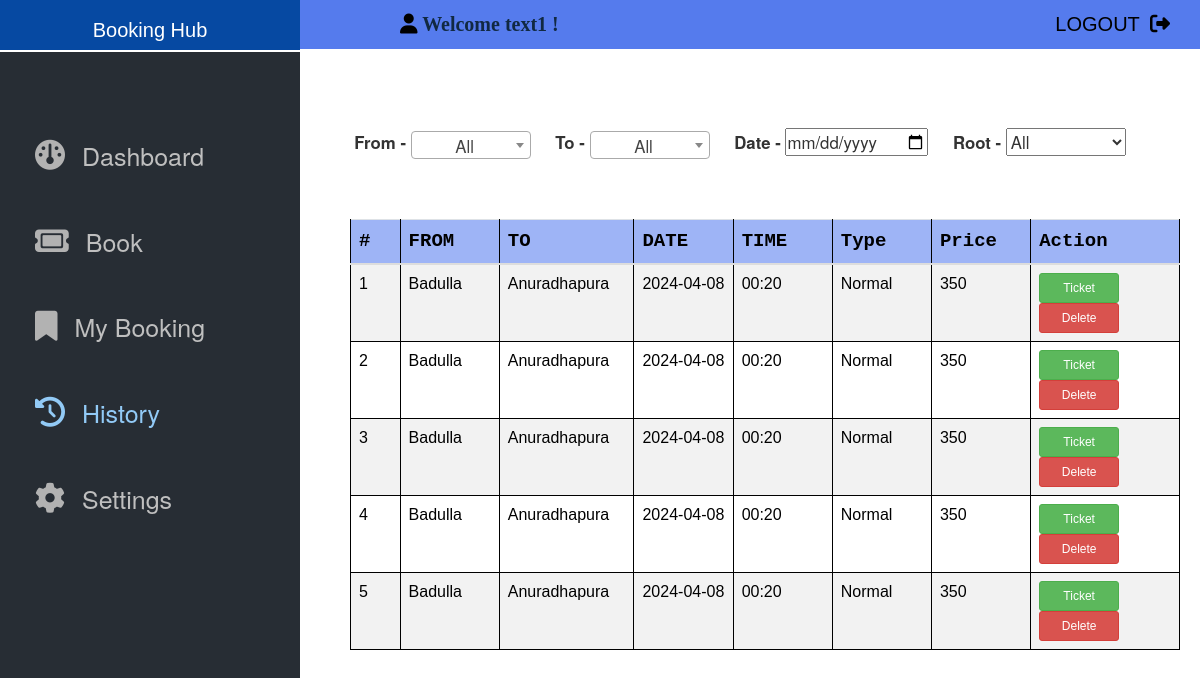
Screenshot of /user/histry.php (signed in) with the database file from the repository.
### tables this page shows
CREATE TABLE `book` (
  `bid` int(11) NOT NULL,
  `usid` varchar(11) NOT NULL,
  `seid` varchar(5) NOT NULL,
  `date` varchar(15) NOT NULL,
  `time` varchar(10) NOT NULL,
  `busid` varchar(11) NOT NULL,
  `b_from` varchar(20) NOT NULL,
  `b_to` varchar(20) NOT NULL,
  `price` varchar(12) NOT NULL,
  `type` varchar(10) NOT NULL,
  `buusid` varchar(11) NOT NULL,
  `get_set` int(11) NOT NULL DEFAULT '0'
);

### Web/user/histry/index.php (called while the page is built, shortened)
<?php
require_once 'histry/pc/bse2.php';
require_once 'histry/pc/bse4.php';
?>

### Web/user/histry.php (called while the page is built, shortened)
<?php
require_once 'theam/mobile/head.php';
require_once 'theam/pc/head.php';
require_once 'theam/pc/siderbar.php';
require_once 'histry/index.php';
require_once 'theam/pc/footer.php';
?>

### Web/user/histry/pc/bse2.php (the view, shortened to what this page needs)
<div class = "left disn">
<?php
$countp = 0;
$todeaget = date("Y-m-d") ;
$todeaget = " ".$todeaget;
$sql = "SELECT * FROM book WHERE date < '$todeaget' and usid = '$UID'";
$result = $conn->query($sql);
if($result->num_rows >0){
            echo '<div class = "table-wrapper">';
            echo '<table class="table table-striped table-hover" id = "kycsearchresult">';
            echo '<thead class=" fw-bold hcol ">';
            echo '<tr>';
            echo '<th style="width:5%; background-color:#9EB4F6;"  >'. ucfirst('#').'</th>';
            echo '<th style="width:10% ; background-color:#9EB4F6;">'. ucfirst('FROM').'</th>';
            echo '<th style="width:10% ; background-color:#9EB4F6;">'. ucfirst('TO').'</th>';
            echo '<th style="width:10% ; background-color:#9EB4F6;">'. ucfirst('DATE').'</th>';
            echo '<th style="width:10% ; background-color:#9EB4F6;">'. ucfirst('TIME').'</th>';
            echo '<th style="width:10%; background-color:#9EB4F6;">'. ucfirst('Type').'</th>';
            echo '<th style="width:10%; background-color:#9EB4F6;">'. ucfirst('price').'</th>';
            echo '<th style="width:15% ; background-color:#9EB4F6;">'. ucfirst('Action').'</th>';
            echo '</thead>';
            echo '<tbody>';
        while ($row = $result->fetch_assoc()) {
                $countp++ ;
                echo '<tr>';
                echo '<td>'. $countp .'</td>';
                echo '<td>'. $row["b_from"] .'</td>';
                echo '<td>'. $row["b_to"] .'</td>';
                if($row["date"] == 'Daily'){
                    echo '<td style="background-color:#B2FFA2;"><p >'. $row["date"] .'</p></td>';
                }else{
                    echo '<td>'. $row["date"] .'</td>';
                }
                echo '<td>'. $row["time"] .'</td>';
                echo '<td>'. $row["type"] .'</td>';
                echo '<td>'. $row["price"] .'</td>';
                echo "<td>
               <button  class='btn btn-success btn-sm btn-sme ' data-toggle='modal' data-target='#myModal'  onclick=(editproduct(this.id))   id = '".$row["bid"]."'>Ticket</button>
                <button  class='btn btn-danger btn-sm btn-sme' data-toggle='modal' data-target='#myModal'  onclick=(remove(this.id))   id='".$row["bid"]."'>Delete</button>
                </td>";
            echo '</tr>';
        }  echo '</tbody>';
            echo '</table>';
            echo '</div>';
        }else {
            echo '<div class="alert alert-secondary">';
            echo '<strong>'.ucfirst('no recound').'!<strong>';
            echo '</div>';
        }
        ;?>
    </div>

### Web/user/theam/mobile/head.php (style rules this page uses)
:root { --header-height: 3rem; --hue: 174; --sat: 63%; --first-color: #485BFE; --first-color-alt: hsl(var(--hue), var(--sat), 36%); --title-color: hsl(var(--hue), 12%, 15%); --text-color: hsl(var(--hue), 8%, 35%); --body-color: hsl(var(--hue), 100%, 99%); --container-color: #FFF; --body-font: 'Open Sans', sans-serif; --h1-font-size: 1.5rem; --normal-font-size: .938rem; --tiny-font-size: .625rem; --z-tooltip: 10; --z-fixed: 100; }
@media screen and (min-width: 968px) { :root { --h1-font-size: 2.25rem; --normal-font-size: 1rem; } }
* { box-sizing: border-box; padding: 0; margin: 0; }
html { scroll-behavior: smooth; }
@media screen and (min-width: 867px) { body { margin: 0; } }

### Web/user/histry/pc/bse2.php (style rules this page uses)
.left { padding-left:350px; padding-right:20px; margin-top:60px; }
table, th, td { border: 1px solid; }
td { font-family: Arial, Helvetica, sans-serif; font-size:16px; }
th { text-align: center; font-family: "Lucida Console", "Courier New", monospace; font-size:19px; }
.hcol { background-color: #9EB4F6; position: sticky; top:0px; }
.table-wrapper { max-height: 480px; overflow-y: scroll; }
.btn-sme { width: 80px; }

### rows the page displays
book: b_from "Badulla", b_to "Anuradhapura", date "2024-04-08", time "00:20", type "Normal", price "350"
book: b_from "Badulla", b_to "Anuradhapura", date "2024-04-08", time "00:20", type "Normal", price "350"
book: b_from "Badulla", b_to "Anuradhapura", date "2024-04-08", time "00:20", type "Normal", price "350"
book: b_from "Badulla", b_to "Anuradhapura", date "2024-04-08", time "00:20", type "Normal", price "350"
book: b_from "Badulla", b_to "Anuradhapura", date "2024-04-08", time "00:20", type "Normal", price "350"

### other values shown
$_SESSION['uname'] "text1"
